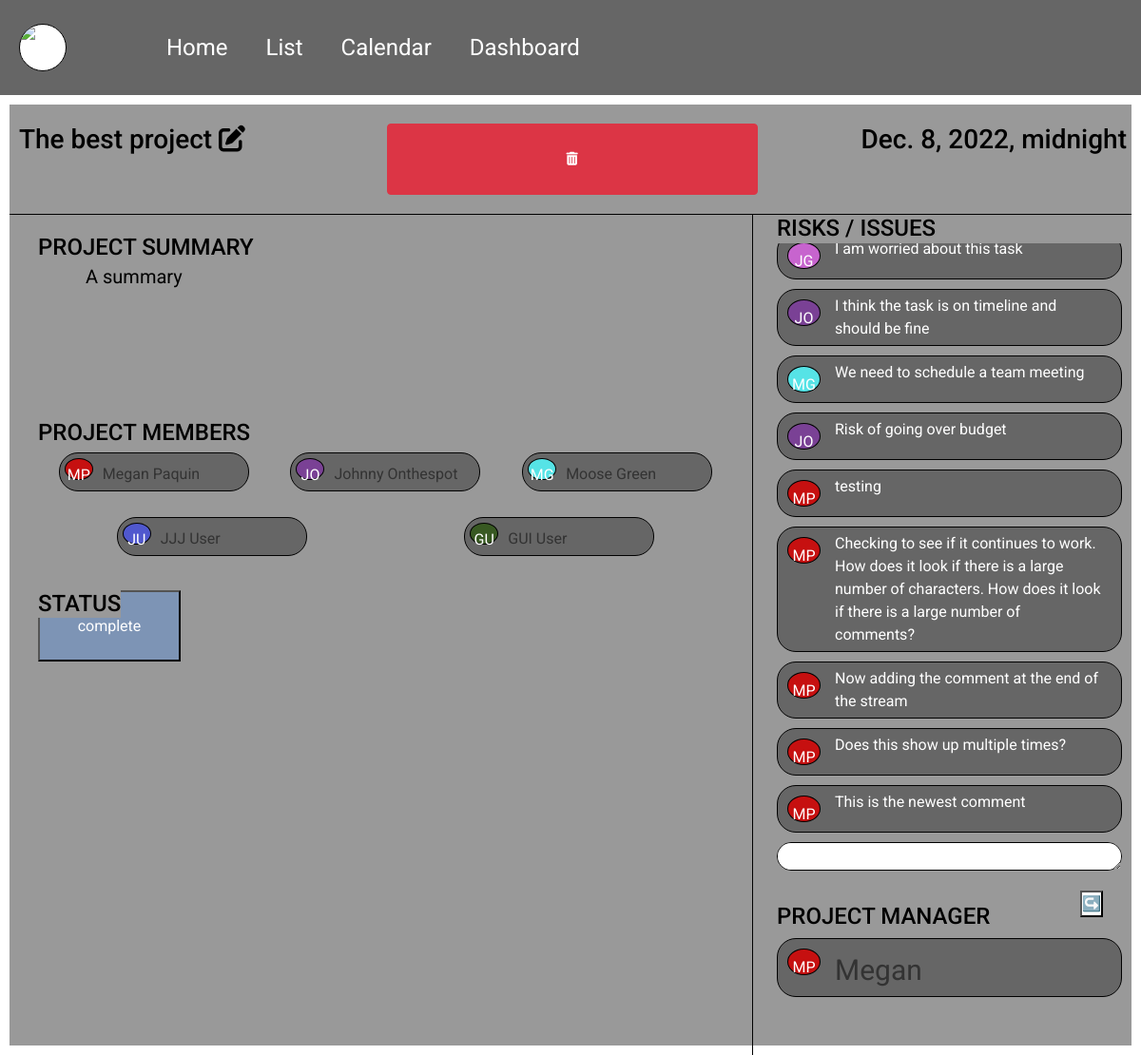
The page /projects/1 on the database as committed earlier.
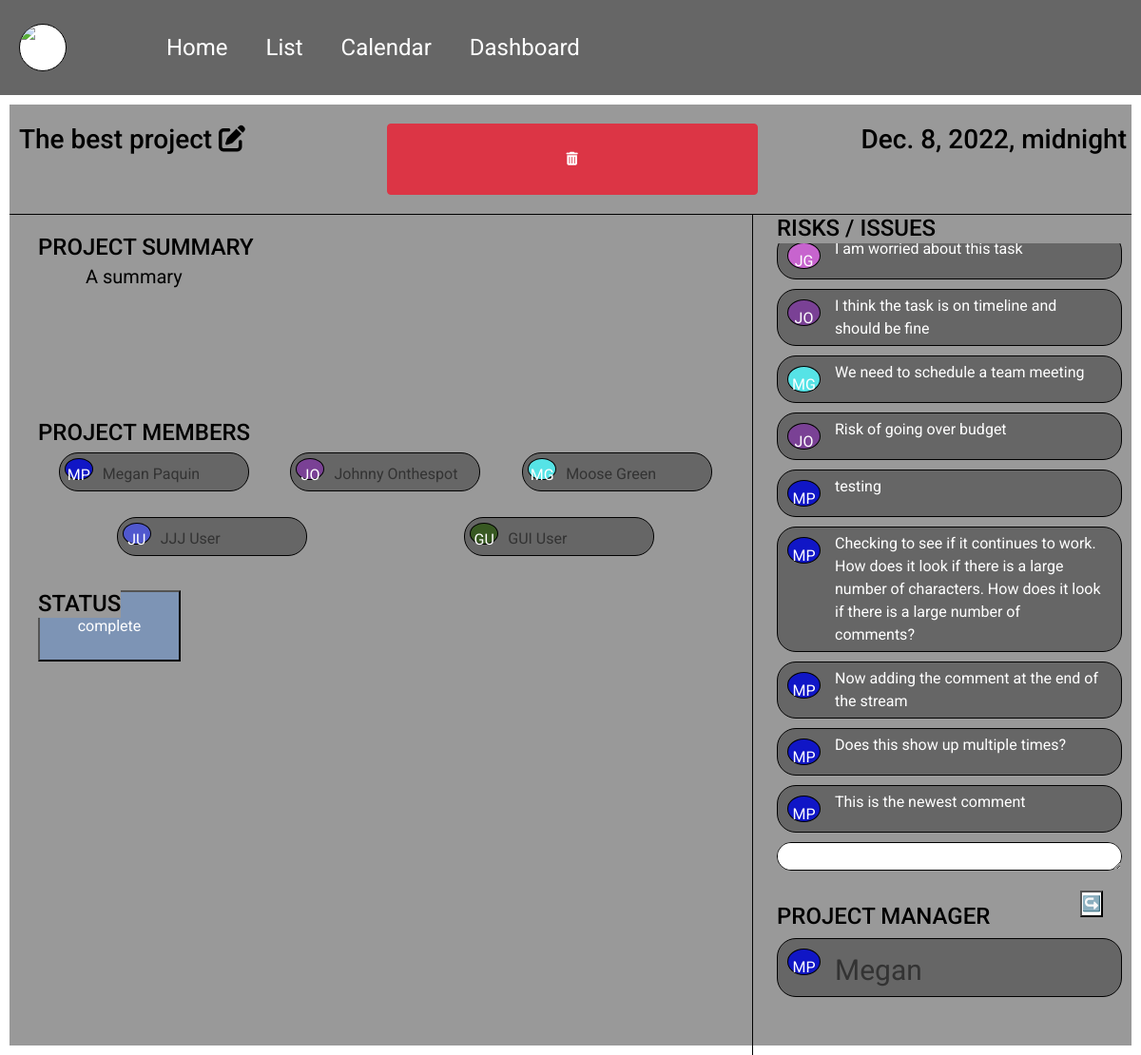
The same page on the database as committed later.
### projects/views.py (the view, shortened to what this page needs)
# urls.py: path('<int:pk>', ProjectDetailView.as_view(), name="project-detail"),
class ProjectDetailView(FormMixin, DetailView):
    template_name = "projects/project-detail.html"
    model = Project
    form_class = CommentForm
    def get_context_data(self, **kwargs):
        context = super(ProjectDetailView, self).get_context_data(**kwargs)
        context['comments'] = Comment.objects.all().order_by('created_on').reverse()
        context['form'] = CommentForm(initial={'project': self.object})
        return context

### projects/forms.py
class CommentForm(forms.ModelForm):
    class Meta:
        model = Comment
        fields = ['comment']

### projects/models.py (called while the page is built)
    def __str__(self):
        return self.name

    def __str__(self):
        return self.comment

### templates/projects/project-detail.html (shortened to what this page needs)
{% extends 'base.html' %}
{% load static %}
{% block links %}
    <link rel="stylesheet" href="{% static 'css/task-detail.css' %}" />
    <link href="https://cdn.jsdelivr.net/npm/bootstrap@5.2.3/dist/css/bootstrap.min.css" rel="stylesheet">
{% endblock links %}
{% block contents %}
<div class="everything">
    <div class="top-section">
        <div class="task-name">
            <h3>{{ project.title }} <a href="{% url 'project-update' project.id%}"><i class="fa-solid fa-pen-to-square"></i></a></h3>
        </div>
        <button type="button" class="delete-project bs-modal btn btn-sm btn-danger" data-form-url="{% url 'project-delete' project.id %}">
            <span class="fa fa-trash"></span>
        </button>
        <div class="deadline">
            <h3>{{ project.deadline }}</h3>
        </div>
    </div>
    <div class="bottom-section">
        <div class="left-section">
            <div class="summary">
                <h4>PROJECT SUMMARY</h4>
                <p>{{ project.summary }}</p>
            </div>
            <div class="details" style="display: flex;
            flex-direction: row;
            flex-wrap: wrap; justify-content: space-between;">
                <h4>PROJECT MEMBERS</h4>
                <div class="members">
                {% for member in project.members.all %}
                    <div class="user-bubble-little">
                        <div class="circle-little" style="background-color: {{member.color}};">{{ member.first_name | slice:1}}{{ member.last_name | slice:1 }}</div>
                        <span>{{ member.first_name }} {{ member.last_name }}</span>
                    </div>
                {% endfor %}
                </div>
            </div>
            <div class="status">
                <h4>STATUS</h4>
                <button>{{ project.status }}</button>
            </div>
        </div>
        <div class="right-section">
            <h4>RISKS / ISSUES</h4>
            <div class="risks">
                <div class="comments">
                    {% for comment in comments %}
                        {% if project.title == comment.project.title %}
                        <div class="comment-bubble">
                        <div class="circle" style="background-color: {{comment.author.color}};">{{ comment.author.first_name | slice:1 }}{{ comment.author.last_name | slice:1}}</div>
                        <span>{{ comment }}</span>
                        </div>
                        {% endif %}
                    {% endfor %}
                </div>
            </div>
            <div class="comment">
                <form method="POST">
                    <span>{{ form.comment }}</span>
                    <input type="submit" value="↪️" class="comment-button">
                </form>
            </div>
            <div class="assignee">
                <h4>PROJECT MANAGER</h4>
                <div class="user-bubble">
                    <div class="circle" style="background-color: {{project.author.color }};">{{ project.author.first_name | slice:1 }}{{ project.author.last_name | slice:1}}</div>
                    <span>{{ project.author.first_name }}</span>
                </div>
            </div>
        </div>
    </div>
</div>
{% endblock contents %}

Rows that differ between the two databases and show on the page:
changed CustomUser "Megan": color "#c61010" → "#1016c6" (drawn)
